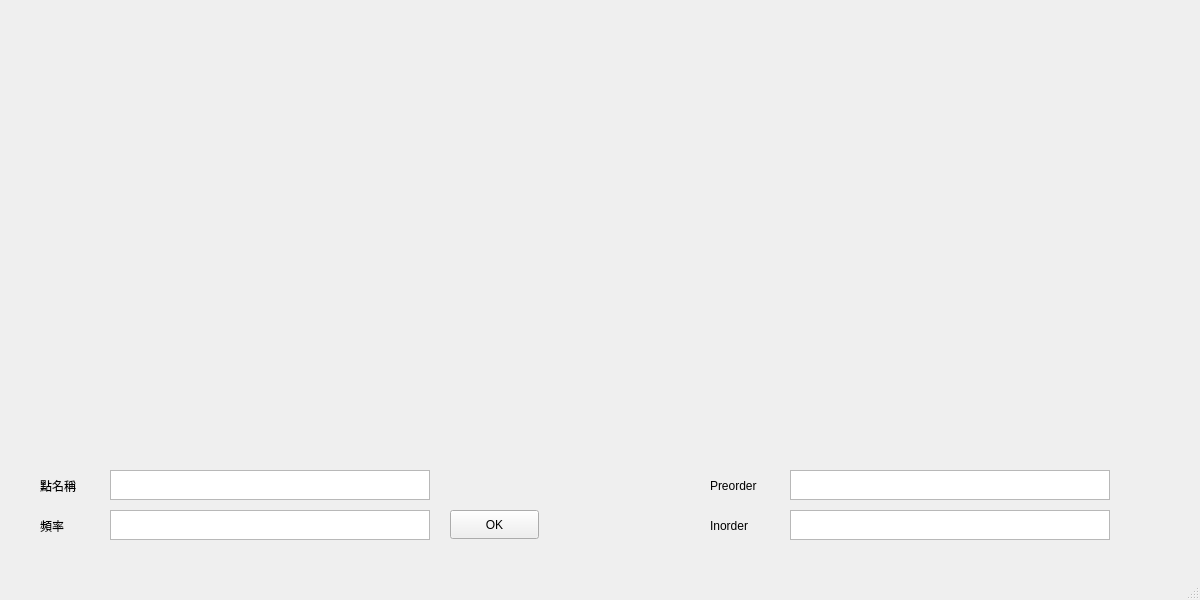
<?xml version="1.0" encoding="UTF-8"?>
<ui version="4.0">
 <class>MainWindow</class>
 <widget class="QMainWindow" name="MainWindow">
  <property name="geometry">
   <rect>
    <x>0</x>
    <y>0</y>
    <width>1200</width>
    <height>600</height>
   </rect>
  </property>
  <property name="windowTitle">
   <string>MainWindow</string>
  </property>
  <widget class="QWidget" name="centralwidget">
   <widget class="QTextEdit" name="nodeEdit">
    <property name="geometry">
     <rect>
      <x>110</x>
      <y>470</y>
      <width>320</width>
      <height>30</height>
     </rect>
    </property>
   </widget>
   <widget class="QTextEdit" name="freqEdit">
    <property name="geometry">
     <rect>
      <x>110</x>
      <y>510</y>
      <width>320</width>
      <height>30</height>
     </rect>
    </property>
   </widget>
   <widget class="QLabel" name="label">
    <property name="geometry">
     <rect>
      <x>40</x>
      <y>470</y>
      <width>51</width>
      <height>31</height>
     </rect>
    </property>
    <property name="text">
     <string>點名稱</string>
    </property>
   </widget>
   <widget class="QLabel" name="label_2">
    <property name="geometry">
     <rect>
      <x>40</x>
      <y>510</y>
      <width>61</width>
      <height>31</height>
     </rect>
    </property>
    <property name="text">
     <string>頻率</string>
    </property>
   </widget>
   <widget class="QPushButton" name="okButton">
    <property name="geometry">
     <rect>
      <x>450</x>
      <y>510</y>
      <width>89</width>
      <height>29</height>
     </rect>
    </property>
    <property name="text">
     <string>OK</string>
    </property>
   </widget>
   <widget class="QTextBrowser" name="PreorderBrowser">
    <property name="geometry">
     <rect>
      <x>790</x>
      <y>470</y>
      <width>320</width>
      <height>30</height>
     </rect>
    </property>
   </widget>
   <widget class="QTextBrowser" name="InorderBrowser">
    <property name="geometry">
     <rect>
      <x>790</x>
      <y>510</y>
      <width>320</width>
      <height>30</height>
     </rect>
    </property>
   </widget>
   <widget class="QLabel" name="label_3">
    <property name="geometry">
     <rect>
      <x>710</x>
      <y>470</y>
      <width>71</width>
      <height>31</height>
     </rect>
    </property>
    <property name="text">
     <string>Preorder</string>
    </property>
   </widget>
   <widget class="QLabel" name="label_4">
    <property name="geometry">
     <rect>
      <x>710</x>
      <y>510</y>
      <width>71</width>
      <height>31</height>
     </rect>
    </property>
    <property name="text">
     <string>Inorder</string>
    </property>
   </widget>
  </widget>
  <widget class="QMenuBar" name="menubar">
   <property name="geometry">
    <rect>
     <x>0</x>
     <y>0</y>
     <width>1200</width>
     <height>25</height>
    </rect>
   </property>
  </widget>
  <widget class="QStatusBar" name="statusbar"/>
 </widget>
 <resources/>
 <connections/>
</ui>
